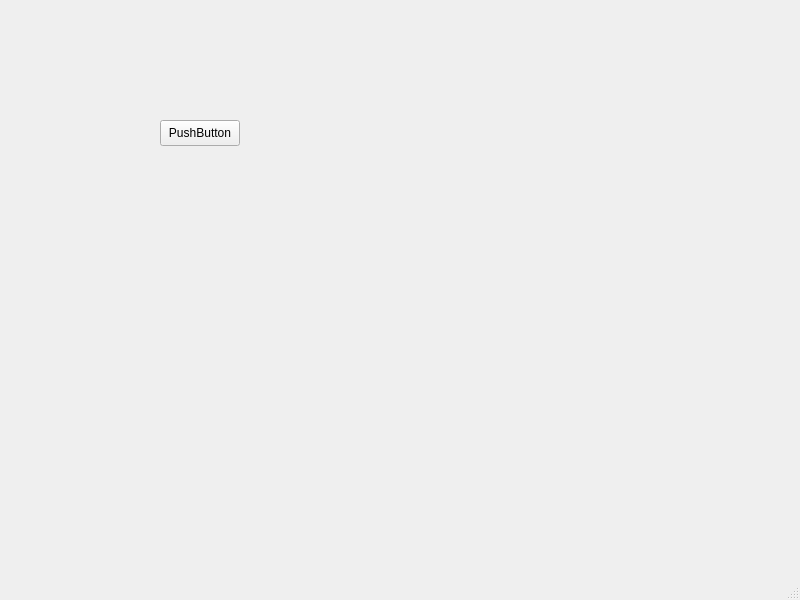
<?xml version="1.0" encoding="UTF-8"?>
<ui version="4.0">
 <class>MainWindow</class>
 <widget class="QMainWindow" name="MainWindow">
  <property name="geometry">
   <rect>
    <x>0</x>
    <y>0</y>
    <width>800</width>
    <height>600</height>
   </rect>
  </property>
  <property name="windowTitle">
   <string>MainWindow</string>
  </property>
  <widget class="QWidget" name="centralwidget">
   <widget class="QPushButton" name="pushButton">
    <property name="geometry">
     <rect>
      <x>160</x>
      <y>120</y>
      <width>80</width>
      <height>26</height>
     </rect>
    </property>
    <property name="text">
     <string>PushButton</string>
    </property>
   </widget>
  </widget>
  <widget class="QMenuBar" name="menubar">
   <property name="geometry">
    <rect>
     <x>0</x>
     <y>0</y>
     <width>800</width>
     <height>23</height>
    </rect>
   </property>
  </widget>
  <widget class="QStatusBar" name="statusbar"/>
 </widget>
 <resources/>
 <connections/>
</ui>
